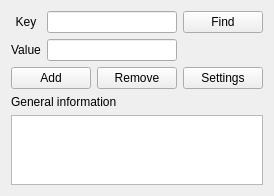
<?xml version="1.0" encoding="UTF-8"?>
<ui version="4.0">
 <class>Widget</class>
 <widget class="QWidget" name="Widget">
  <property name="geometry">
   <rect>
    <x>0</x>
    <y>0</y>
    <width>257</width>
    <height>193</height>
   </rect>
  </property>
  <property name="windowTitle">
   <string>HashMap</string>
  </property>
  <layout class="QGridLayout" name="gridLayout_2">
   <item row="0" column="0" rowspan="2">
    <layout class="QGridLayout" name="gridLayout">
     <item row="0" column="0">
      <widget class="QLabel" name="labelKey">
       <property name="sizePolicy">
        <sizepolicy hsizetype="Preferred" vsizetype="Preferred">
         <horstretch>0</horstretch>
         <verstretch>0</verstretch>
        </sizepolicy>
       </property>
       <property name="text">
        <string>Key</string>
       </property>
       <property name="alignment">
        <set>Qt::AlignCenter</set>
       </property>
      </widget>
     </item>
     <item row="0" column="1">
      <widget class="QLineEdit" name="lineKey"/>
     </item>
     <item row="1" column="0">
      <widget class="QLabel" name="labelValue">
       <property name="sizePolicy">
        <sizepolicy hsizetype="Preferred" vsizetype="Preferred">
         <horstretch>0</horstretch>
         <verstretch>0</verstretch>
        </sizepolicy>
       </property>
       <property name="text">
        <string>Value</string>
       </property>
       <property name="alignment">
        <set>Qt::AlignCenter</set>
       </property>
      </widget>
     </item>
     <item row="1" column="1">
      <widget class="QLineEdit" name="lineValue"/>
     </item>
    </layout>
   </item>
   <item row="0" column="1">
    <widget class="QPushButton" name="buttonFind">
     <property name="text">
      <string>Find</string>
     </property>
    </widget>
   </item>
   <item row="2" column="0">
    <layout class="QHBoxLayout" name="horizontalLayout">
     <item>
      <widget class="QPushButton" name="buttonAdd">
       <property name="sizePolicy">
        <sizepolicy hsizetype="Minimum" vsizetype="Fixed">
         <horstretch>0</horstretch>
         <verstretch>0</verstretch>
        </sizepolicy>
       </property>
       <property name="text">
        <string>Add</string>
       </property>
      </widget>
     </item>
     <item>
      <widget class="QPushButton" name="buttonRemove">
       <property name="sizePolicy">
        <sizepolicy hsizetype="Minimum" vsizetype="Fixed">
         <horstretch>0</horstretch>
         <verstretch>0</verstretch>
        </sizepolicy>
       </property>
       <property name="text">
        <string>Remove</string>
       </property>
      </widget>
     </item>
    </layout>
   </item>
   <item row="3" column="0">
    <widget class="QLabel" name="labelInformation">
     <property name="text">
      <string>General information</string>
     </property>
    </widget>
   </item>
   <item row="4" column="0" colspan="2">
    <widget class="QTextEdit" name="textInformation">
     <property name="readOnly">
      <bool>true</bool>
     </property>
    </widget>
   </item>
   <item row="2" column="1">
    <widget class="QPushButton" name="buttonSettings">
     <property name="text">
      <string>Settings</string>
     </property>
    </widget>
   </item>
  </layout>
 </widget>
 <layoutdefault spacing="6" margin="11"/>
 <resources/>
 <connections/>
</ui>
